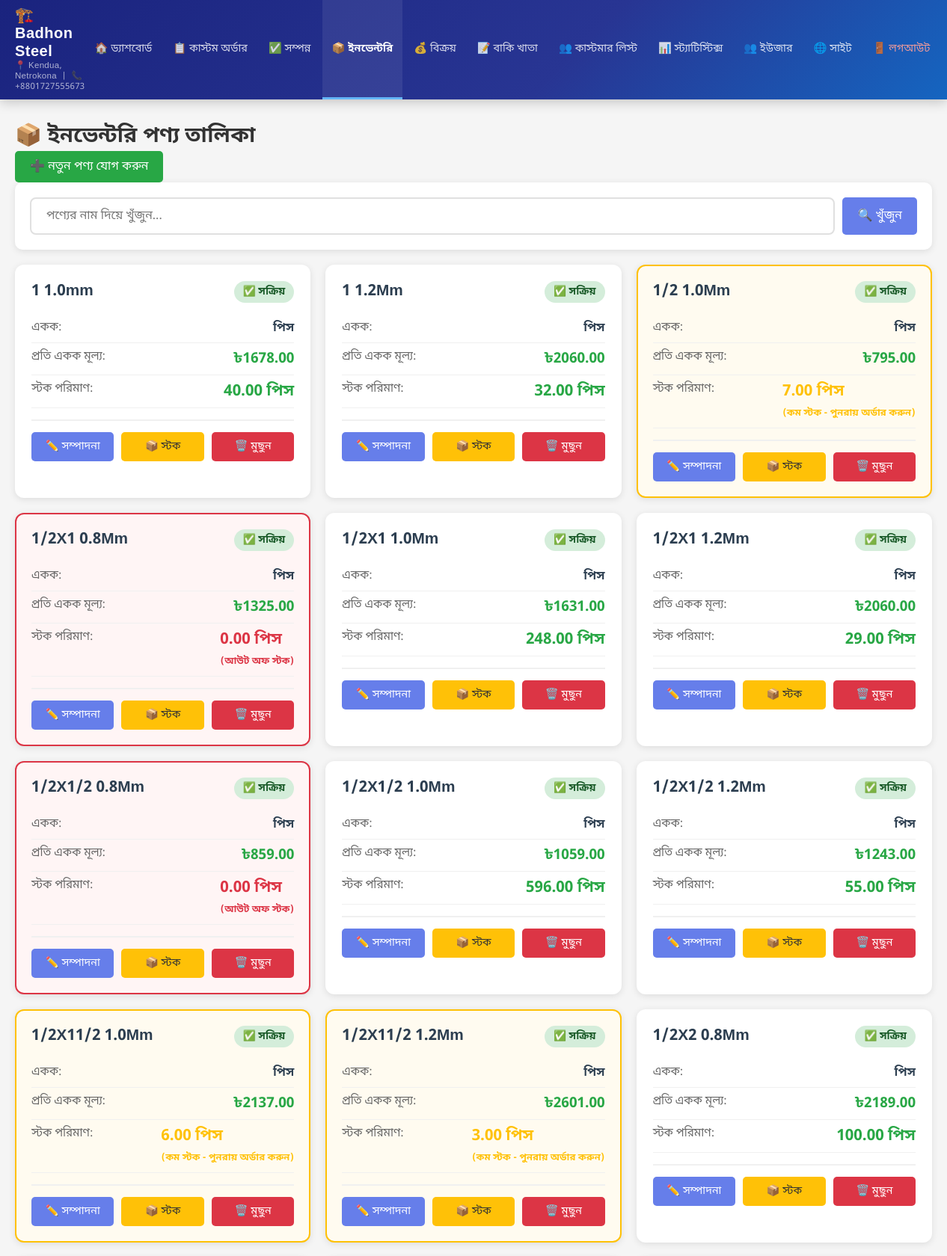
The app's page /admin-panel/inventory/ (signed in, upper part), older data.
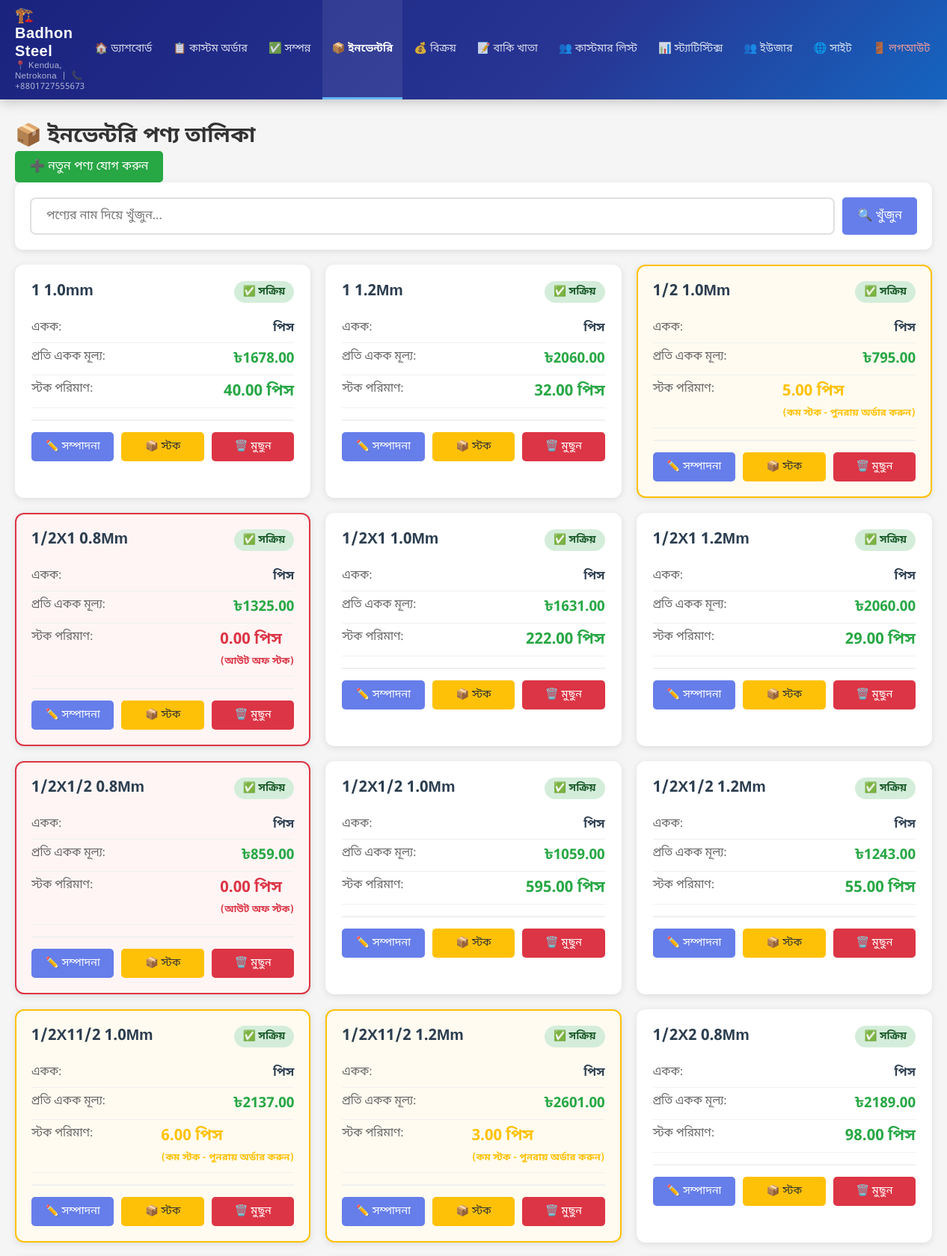
The same page, newer data.
### shop/models.py (models this page shows, shortened)
class InventoryProduct(models.Model):
    UNIT_CHOICES = [
        ('piece', 'পিস'),
        ('feet', 'ফুট'),
        ('meter', 'মিটার'),
        ('ton', 'টন'),
        ('kg', 'কেজি'),
    ]
    name = models.CharField(max_length=200, verbose_name='পণ্যের নাম')
    description = models.TextField(verbose_name='বিবরণ', blank=True)
    unit = models.CharField(max_length=20, choices=UNIT_CHOICES, verbose_name='একক')
    price_per_unit = models.DecimalField(max_digits=10, decimal_places=2, verbose_name='প্রতি একক মূল্য')
    stock_quantity = models.DecimalField(max_digits=10, decimal_places=2, verbose_name='স্টক পরিমাণ', default=0)
    is_active = models.BooleanField(default=True, verbose_name='সক্রিয়')
    created_at = models.DateTimeField(auto_now_add=True, verbose_name='তৈরির তারিখ')
    updated_at = models.DateTimeField(auto_now=True, verbose_name='আপডেটের তারিখ')
    image = models.ImageField(upload_to='inventory/', blank=True, null=True, verbose_name='ছবি')
    class Meta:
        verbose_name = 'ইনভেন্টরি পণ্য'
        verbose_name_plural = 'ইনভেন্টরি পণ্যসমূহ'
        ordering = ['name']
        unique_together = [['name', 'unit']]

### shop/views.py (the view)
# urls.py: path('admin-panel/inventory/', views.inventory_product_list, name='inventory_product_list'),
@login_required
def inventory_product_list(request):
    search_query = request.GET.get('search', '')
    page_number = request.GET.get('page', 1)
    products = InventoryProduct.objects.all()
    if search_query:
        products = products.filter(
            Q(name__icontains=search_query) |
            Q(description__icontains=search_query)
        )
    paginator = Paginator(products, 15)
    page_obj = paginator.get_page(page_number)
    context = {
        'products': page_obj,
        'page_obj': page_obj,
        'search_query': search_query,
    }
    return render(request, 'admin_panel/inventory_product_list.html', context)

### shop/templates/admin_panel/inventory_product_list.html (shortened to what this page needs)
{% extends 'admin_panel/base.html' %}
{% block content %}
<div class="inventory-header">
    <h2>📦 ইনভেন্টরি পণ্য তালিকা</h2>
    <a href="{% url 'inventory_product_create' %}" class="btn btn-success">➕ নতুন পণ্য যোগ করুন</a>
</div>
<div class="search-section">
    <form method="get" class="search-form">
        <input type="text" name="search" placeholder="পণ্যের নাম দিয়ে খুঁজুন..." value="{{ search_query }}" class="search-input">
        <button type="submit" class="btn btn-primary">🔍 খুঁজুন</button>
    </form>
</div>
{% if products %}
<div class="inventory-grid">
    {% for product in products %}
    <div class="product-card {% if product.stock_quantity <= 0 %}out-of-stock{% elif product.stock_quantity <= 10 %}low-stock{% endif %}">
        <div class="product-header">
            <h3 class="product-name">{{ product.name }}</h3>
            <span class="product-status {% if product.is_active %}status-active{% else %}status-inactive{% endif %}">
                {% if product.is_active %}✅ সক্রিয়{% else %}⏸️ নিষ্ক্রিয়{% endif %}
            </span>
        </div>
        <div class="product-info">
            <div class="info-row">
                <span class="info-label">একক:</span>
                <span class="info-value">{{ product.get_unit_display }}</span>
            </div>
            <div class="info-row">
                <span class="info-label">প্রতি একক মূল্য:</span>
                <span class="info-value price-value">৳{{ product.price_per_unit }}</span>
            </div>
            <div class="info-row">
                <span class="info-label">স্টক পরিমাণ:</span>
                <span class="info-value stock-value {% if product.stock_quantity <= 0 %}stock-out{% elif product.stock_quantity <= 10 %}stock-low{% else %}stock-ok{% endif %}">
                    {{ product.stock_quantity }} {{ product.get_unit_display }}
                    {% if product.stock_quantity <= 0 %}
                    <br><small style="font-size: 0.8rem;">(আউট অফ স্টক)</small>
                    {% elif product.stock_quantity <= 10 %}
                    <br><small style="font-size: 0.8rem;">(কম স্টক - পুনরায় অর্ডার করুন)</small>
                    {% endif %}
                </span>
            </div>
        </div>
        <div class="product-actions">
            <a href="{% url 'inventory_product_edit' product.pk %}" class="btn btn-primary">✏️ সম্পাদনা</a>
            <a href="{% url 'stock_management' product.pk %}" class="btn btn-warning">📦 স্টক</a>
            <a href="{% url 'inventory_product_delete' product.pk %}" class="btn btn-danger" onclick="return confirm('আপনি কি নিশ্চিত যে এই পণ্যটি মুছে ফেলতে চান?')">🗑️ মুছুন</a>
        </div>
    </div>
    {% endfor %}
</div>
{% else %}
<div class="empty-state">
    <h3>📦 কোনো পণ্য পাওয়া যায়নি</h3>
    <p style="color: #666; margin-bottom: 20px;">আপনার ইনভেন্টরিতে এখনো কোনো পণ্য নেই।</p>
    <a href="{% url 'inventory_product_create' %}" class="btn btn-success">➕ প্রথম পণ্য যোগ করুন</a>
</div>
{% endif %}
{% endblock %}

Row changes from the older to the newer data that the page shows:
changed InventoryProduct "1/2 1.0Mm": stock_quantity "7.00" → "5.00"
changed InventoryProduct "1/2X1 1.0Mm": stock_quantity "248.00" → "222.00"
changed InventoryProduct "1/2X1/2 1.0Mm": stock_quantity "596.00" → "595.00"
changed InventoryProduct "1/2X2 0.8Mm": stock_quantity "100.00" → "98.00"
